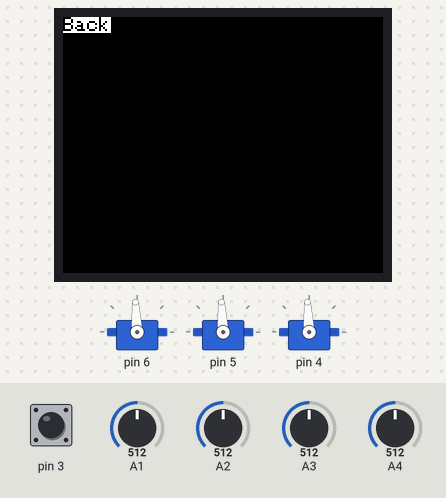
Simulated run of this sketch. Board: Arduino Uno, built with avr-gcc and run on an emulated ATmega328P. Parts: 3 × servo, 160×128 colour display. Inputs (shaded band) come from the test bench; at power-on: A1 = 512, A2 = 512, A3 = 512, pin 3 HIGH, A4 = 512.

Above: at 1.4 s.
1.5 s: A1 set to 554
At 1.89 s:
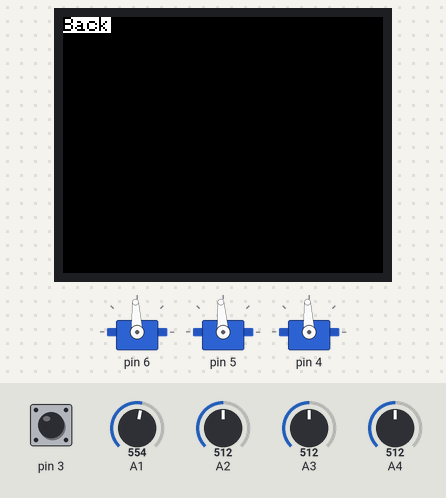
4.5 s: A2 set to 554
At 4.94 s:
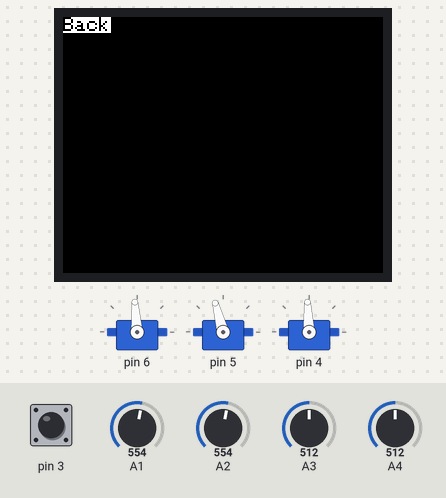
7.5 s: A3 set to 554
At 8.18 s:
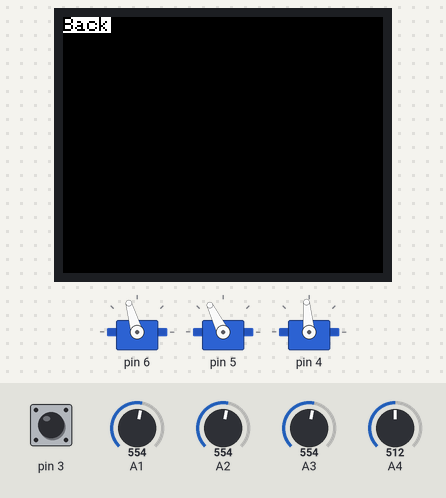
10.5 s: A2 set to 716
13.1 s: A1 set to 534
At 13.26 s:
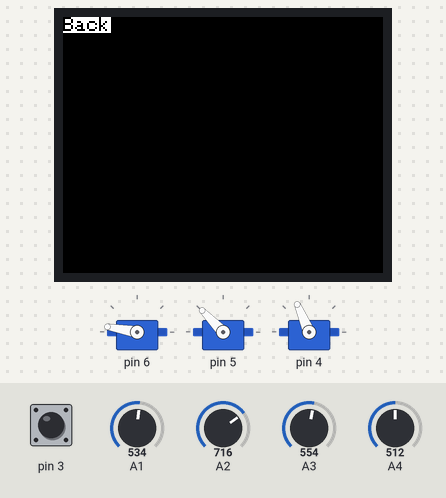
16.1 s: A3 set to 716
Timing chart, 0 to 19.1 s (numbered marks = the images above; inputs shaded):
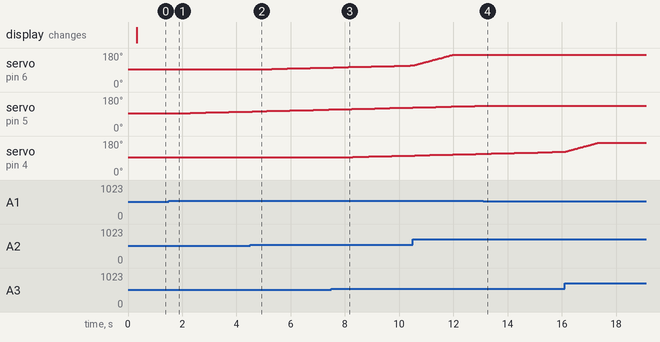

The sketch:

robot-arm.ino
```cpp
/*
 Controlling a servo position using a potentiometer (variable resistor)
 by Michal Rinott <http://people.interaction-ivrea.it/m.rinott>

 modified on 8 Nov 2013
 by Scott Fitzgerald
 http://www.arduino.cc/en/Tutorial/Knob
*/
#include <SPI.h>

#include "RobotServo.hpp"
#include "Joystick.hpp"
#include "Screen.hpp"

// Color definitions
#define BLACK   0x0000
#define BLUE    0x001F
#define RED     0xF800
#define GREEN   0x07E0
#define CYAN    0x07FF
#define MAGENTA 0xF81F
#define YELLOW  0xFFE0
#define WHITE   0xFFFF

#define PADDING "      "

#define DEADZONE_X 0.05
#define DEADZONE_Y 0.05

// Will eventually set this in menus on the LCD
#define SERVO_MAX_SPEED 120

#define SERVO_MAX_LIMIT 2300
#define SERVO_MIN_LIMIT 544

// Digital Pin Definitions
// These are not sent to the TFT class
// They are just here for reminder
// To change pin value of TFT screen, need to change in User_Setup.h
// In the arduino library for st7735
#define __CS 10
#define __DC 9
#define __RST 12

// Analog Pin Definitions
// Joystick 1 X - Base rotation
// Joystick 1 Y - Base arm rotation
#define __J1_X A2
#define __J1_Y A1
#define __J1_SW 3

// Joystick 2 X - Link 1 rotation (?)
// Joystick 2 Y - Gripper rotation (for later)
#define __J2_X A3
#define __J2_Y A4
#define __J2_SW 2

#define LCD_REFRESH_RATE 500 //Update rate of LCD in ms

String system_info[3] = {
  "DeskArm Mini",
  "Version: 1.00",
  "Author: Zac Hamid"
};

Screen screen = Screen(LCD_REFRESH_RATE);

// TODO: FIX ERRORS

unsigned long prev_lcd_update;

Joystick j1(__J1_X, __J1_Y, __J1_SW, DEADZONE_X, DEADZONE_Y);
Joystick j2(__J2_X, __J2_Y, __J2_SW, DEADZONE_X, DEADZONE_Y);

RobotServo SERVO__BASE(6, SERVO_MIN_LIMIT, SERVO_MAX_LIMIT);
RobotServo SERVO__BASE_ARM(5, SERVO_MIN_LIMIT, SERVO_MAX_LIMIT);
RobotServo SERVO__LINK_1(4, SERVO_MIN_LIMIT, SERVO_MAX_LIMIT);

bool joystick_moved = false;

void setup() {
  Serial.begin(9600);

  SERVO__BASE.servoSetup();
  SERVO__BASE_ARM.servoSetup();
  SERVO__LINK_1.servoSetup();

  j1.jsSetup();
  j2.jsSetup();

  screen.screenSetup();

  prev_lcd_update = millis();

  delay(100);
}

// TODO: Implement other 3 main servos, and gripper servo
// TODO: Menu functionality stuff
void loop() {
  // if ((millis() - prev_lcd_update) > LCD_REFRESH_RATE) {

  //   prev_lcd_update = millis();
  //   //SERVO__BASE.update_micros();
  //   //SERVO__BASE_ARM.update_micros();
  //   //SERVO__LINK_1.update_micros();
  // }

  j1.update();
  j2.update();

  SERVO__BASE.update(j1.getX() * SERVO_MAX_SPEED);
  SERVO__BASE_ARM.update(j1.getY() * SERVO_MAX_SPEED);
  SERVO__LINK_1.update(j2.getX() * SERVO_MAX_SPEED);

  if (!joystick_moved && j1.getY() != 0) {
    if (j1.getY() < 0) {
      screen.setSelection(screen.getSelection() - 1);
    } else {
      screen.setSelection(screen.getSelection() + 1);
    }
    joystick_moved = true;
  }
  if (j1.getY() == 0) joystick_moved = false;

  if (!j1.getSwitch()) screen.applySelection();

  screen.update();
}

// void servo_info() {
//   tft_st.setTextWrap(false);
//   tft_st.setCursor(0, 0);
//   tft_st.setTextColor(ST7735_WHITE,ST7735_BLACK);
//   tft_st.setTextSize(1);
//   String out = "Servo #1 Pos: ";
//   out = out + SERVO__BASE.getRotation();
//   tft_st.println(out);
//   out = "Servo #2 Pos: ";
//   out = out + SERVO__BASE_ARM.getRotation();
//   tft_st.println(out);
//   tft_st.setTextWrap(true);
//   if (!j1.getSwitch()) {
//     out = "Joystick #1 button pressed!";
//   } else {
//     out = "                            ";
//   }
//   tft_st.println(out);
//   if (!j2.getSwitch()) {
//     out = "Joystick #2 button pressed!";
//   } else {
//     out = "                            ";
//   }
//   tft_st.println(out);
// }
```

Joystick.cpp
```cpp
#include "Joystick.hpp"

Joystick::Joystick(int _pin_x, int _pin_y, int _pin_sw, float _dz_x, float _dz_y) {
    pin_x = _pin_x;
    pin_y = _pin_y;
    pin_sw = _pin_sw;
    dz_x = _dz_x;
    dz_y = _dz_y;
}

Joystick::~Joystick() { }

void Joystick::jsSetup() {
  pinMode(pin_sw, INPUT_PULLUP);
}

void Joystick::update() {
  // If a button press has been registered, don't overwrite it until it has been processed
  if (sw != LOW) sw = digitalRead(pin_sw);

  // Read data from analog pins
  x = analogRead(pin_x);
  y = analogRead(pin_y);

  // Map range from [0,1024] to [-1,1]
  x = (float)(x - 512)/512.0;
  y = (float)(y - 512)/512.0;

  // If within deadzone, set to 0, otherwise scale to [0, 1]
  if (abs(x) < dz_x) {
    x = 0;
  } else {
    if (x > 0) {
      x = (float)((x - dz_x) / (1 - dz_x));
    } else {
      x = (float)((x + 1) / (1 - dz_x)) - 1;
    }
  }

  if (abs(y) < dz_y) {
    y = 0;
  } else {
    if (y > 0) {
      y = (float)((y - dz_y) / (1 - dz_y));
    } else {
      y = (float)((y + 1) / (1 - dz_y)) - 1;
    }
  }
}

bool Joystick::getSwitch() {
  bool temp = sw;
  sw = HIGH;
  return temp;
}
```

Joystick.hpp
```cpp
#ifndef JOYSTICK_HPP
#define JOYSTICK_HPP

class Joystick {
private:
    int pin_x;    // pin of joystick x data on arduino
    int pin_y;    // pin of joystick y data on arduino
    int pin_sw;   // pin of switch
    float x;      // X position of joystick
    float y;      // Y position of joystick
    bool sw;      // is switch pressed?
    float dz_x;   // Deadzone of x-axis
    float dz_y;   // Deadzone of y-axis
public:
    Joystick(int _pin_x, int _pin_y, int _pin_sw, float _dz_x, float _dz_y);
    ~Joystick();
    void jsSetup();
    void update();
    float getX() { return x; }
    float getY() { return y; }
    // If switch is LOW, reset after reading
    bool getSwitch();
};

#endif
```

RobotServo.cpp
```cpp
#include "RobotServo.hpp"

RobotServo::RobotServo(int _pin, int _min_limit, int _max_limit) {
    pin = _pin;
    min_limit = _min_limit;
    max_limit = _max_limit;
    prev_us = micros();
    rotation = 1500;   // Start at midpoint
}

RobotServo::~RobotServo() { }

// Must ALWAYS call servoSetup() inside the setup() loop of the main function
void RobotServo::servoSetup() {
    // Attach servo to pin and move to centre
    s.attach(pin);
    s.writeMicroseconds(rotation);
}

// Run this function after a time-consuming function call to prevent jerky motion in servos
void RobotServo::update_micros() {
    prev_us = micros();
}

// vel = rotational velocity in deg/s desired

void RobotServo::update(float vel) {
    unsigned long time = micros();
    // TODO: Remove update interval, it's pointless, want to update every opportunity anyway
    if (vel != 0) {
        rotation = rotation + (degToUnits(vel) * (time - prev_us) / 1000000);
        rotation = clamp(rotation, min_limit, max_limit);
        if (vel < 0) {
            s.writeMicroseconds((int)ceil(rotation));
        } else {
            s.writeMicroseconds((int)floor(rotation));
        }
    }
    prev_us = time;
}
```

RobotServo.hpp
```cpp
#ifndef ROBOTSERVO_H
#define ROBOTSERVO_H

#include <Arduino.h>
#include <SPI.h>
#include <Servo.h>

class RobotServo {
private:
    int pin;
    int min_limit;
    int max_limit;
    unsigned long prev_us;
    float rotation;
    Servo s;
public:
    RobotServo(int _pin, int _min_limit, int _max_limit);
    ~RobotServo();
    void servoSetup();
    void update(float vel);
    void update_micros();

    float getRotation() { return rotation; }

    inline float degToUnits(float deg) {
        return (deg * ((max_limit - min_limit) / 180));
    }

    inline float clamp(float val, float min_val, float max_val) {
        if (val < min_val) return min_val;
        else if (val > max_val) return max_val;
        else return val;
    }
};

#endif
```

Screen.cpp
```cpp
#include "Screen.hpp"

Screen::Screen(int _refresh_rate) {
    refresh_rate = _refresh_rate;
    curr_mode = MAIN;
    prev_mode = curr_mode;
    curr_selection = 0;
    tft = TFT_ST7735();
}

Screen::~Screen() { }

void Screen::screenSetup() {
    prev_ms = 0;
    tft.init();
    tft.fillScreen(ST7735_BLACK);
    tft.setRotation(3);
    drawScreen();
}

void Screen::update() {
    unsigned long time = millis();

    if ((time - prev_ms) > refresh_rate) {
        drawScreen();
        prev_ms = time;
    }
}

void Screen::drawScreen() {
    tft.fillScreen(ST7735_BLACK);
    tft.setCursor(0, 0);
    switch(curr_mode) {
        case MAIN:
            max_selection = MAIN_ITEMS - 1;
            for (int i = 0; i < MAIN_ITEMS; i++) {
                if (i == curr_selection) {
                    tft.setTextColor(ST7735_BLACK, ST7735_WHITE);
                } else {
                    tft.setTextColor(ST7735_WHITE, ST7735_BLACK);
                }
                tft.println(main_items[i]);
            }
            break;
        case JOGGING:
            max_selection = JOGGING_ITEMS - 1;
            for (int i = 0; i < JOGGING_ITEMS; i++) {
                if (i == curr_selection) {
                    tft.setTextColor(ST7735_BLACK, ST7735_WHITE);
                } else {
                    tft.setTextColor(ST7735_WHITE, ST7735_BLACK);
                }
                tft.println(jogging_items[i]);
            }
            break;
        case INFO:
            max_selection = INFO_ITEMS - 1;
            for (int i = 0; i < INFO_ITEMS; i++) {
                if (i == curr_selection) {
                    tft.setTextColor(ST7735_BLACK, ST7735_WHITE);
                } else {
                    tft.setTextColor(ST7735_WHITE, ST7735_BLACK);
                }
                tft.println(info_items[i]);
            }
            tft.setTextColor(ST7735_WHITE, ST7735_BLACK);
            for (int j = 0; j < system_info_length; j++) {
                tft.println(system_info[j]);
            }
            break;
        default:
            max_selection = 0;
            break;
    }
    tft.setTextColor(ST7735_WHITE, ST7735_BLACK);
}

void Screen::setSelection(int selection) {
    // change these first 2 if statements if we want looping behaviour
    if (selection < 0) curr_selection = 0;
    else if (selection > max_selection) curr_selection = max_selection;
    else curr_selection = selection;
}

// TODO: Check that this function is okay
void Screen::applySelection() {
    // NEED TO CHANGE THIS FUNCTION, curr_selection isn't equivalent with which mode to change to
    // E.g, if you're on MAIN, and your curr_selection is 0 (jogging), you'll go to MAIN rather than the Jogging screen
    curr_mode = curr_selection;
    curr_selection = 0;

    switch(curr_mode){
        case MAIN:
            curr_mode = main_menus[curr_selection];
            break;
        case JOGGING:
            curr_mode = jogging_menus[curr_selection];
            break;
        case INFO:
            curr_mode = info_menus[curr_selection];
            break;
        default:
            break;
    }
    drawScreen();
}

static const String Screen::main_items[] = { "Jog Joints", "Information" };
static const String Screen::jogging_items[] = { "Back" };
static const String Screen::info_items[] = { "Back" };
static const int Screen::main_menus[] = {screen_mode::JOGGING, screen_mode::INFO};
static const int Screen::jogging_menus[] = {screen_mode::MAIN};
static const int Screen::info_menus[] = {screen_mode::MAIN};
```

Screen.hpp
```cpp
#ifndef SCREEN_H
#define SCREEN_H

#include <TFT_ST7735.h>
#include "RobotServo.hpp"
#include "Joystick.hpp"

#define MAX_ITEMS 10
#define MAIN_ITEMS 2
#define JOGGING_ITEMS 1
#define INFO_ITEMS 1

const int system_info_length = 3;
extern String system_info[3];
extern Joystick j1;
extern Joystick j2;
extern RobotServo SERVO__BASE;
extern RobotServo SERVO__BASE_ARM;
extern RobotServo SERVO__LINK_1;

class Screen {
private:
    TFT_ST7735 tft;
    int refresh_rate;
    unsigned long prev_ms;

    int curr_selection, max_selection;
    String menu_items[MAX_ITEMS];
    static const String main_items[MAIN_ITEMS];
    static const String jogging_items[JOGGING_ITEMS];
    static const String info_items[INFO_ITEMS];
    enum screen_mode {
        MAIN,
        JOGGING,
        INFO
    };
    enum screen_mode curr_mode, prev_mode;

    static const int main_menus[MAIN_ITEMS];
    static const int jogging_menus[JOGGING_ITEMS];
    static const int info_menus[INFO_ITEMS];

    void drawScreen();
public:
    Screen(int _refresh_rate);
    ~Screen();
    void screenSetup();
    void update();

    int getSelection() { return curr_selection; }
    void setSelection(int selection);

    void applySelection();
};

#endif
```

Measured:
- after the input at 1.5 s, servo on pin 5: moves from 93° to 103° over 2.5 s, starting after 0.25 s
- after the input at 4.5 s, servo on pin 6: moves from 93° to 103° over 2.5 s, starting after 0.25 s
- after the input at 7.5 s, servo on pin 4: moves from 93° to 103° over 2.5 s, starting after 0.25 s
- after the input at 13.1 s, servo on pin 5: stays 134° (without the input it goes to 135° after 0.23 s)
